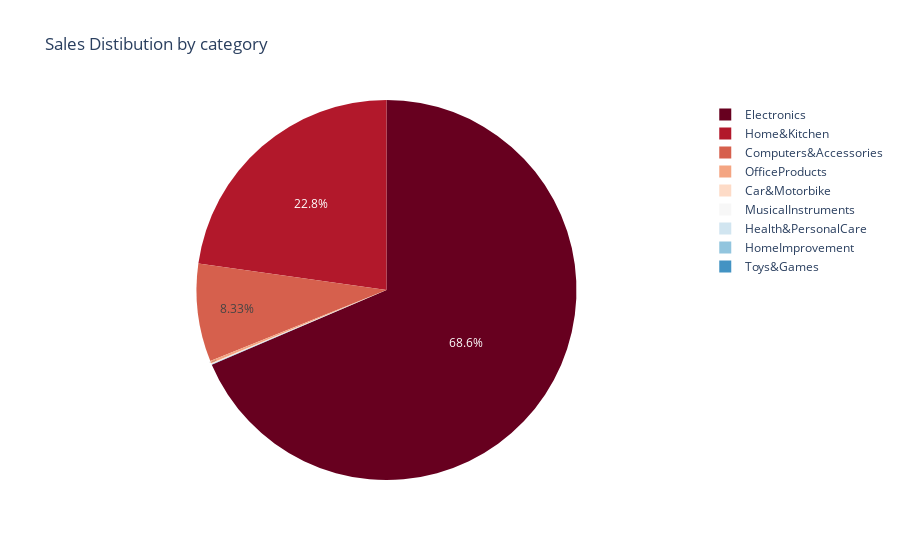

The notebook cell this image was saved under:
### Code cell
import plotly.express as px
pie_fig = px.pie(category_sales, values = 'discounted_price', names= "main_category", labels = 'main_category', color_discrete_sequence=px.colors.sequential.RdBu,
                 title = "Sales Distibution by category")
pie_fig.update_traces( textposition='inside')

### Figure 1 — Plotly figure (JSON) as saved in the notebook; plotly's stock layout.template omitted (floating-point values rounded to 4 significant figures)
{"data": [{"domain": {"x": [0, 1], "y": [0, 1]}, "hovertemplate": "main_category=%{label}<br>discounted_price=%{value}<extra></extra>", "labels": ["Car&Motorbike", "Computers&Accessories", "Electronics", "Health&PersonalCare", "Home&Kitchen", "HomeImprovement", "MusicalInstruments", "OfficeProducts", "Toys&Games"], "legendgroup": "", "name": "", "showlegend": true, "textposition": "inside", "type": "pie", "values": [2339, 381300.0, 3138057, 899, 1042000.0, 674, 1276, 9349, 150]}], "layout": {"legend": {"tracegroupgap": 0}, "piecolorway": ["rgb(103,0,31)", "rgb(178,24,43)", "rgb(214,96,77)", "rgb(244,165,130)", "rgb(253,219,199)", "rgb(247,247,247)", "rgb(209,229,240)", "rgb(146,197,222)", "rgb(67,147,195)", "rgb(33,102,172)", "rgb(5,48,97)"], "title": {"text": "Sales Distibution by category"}}}
